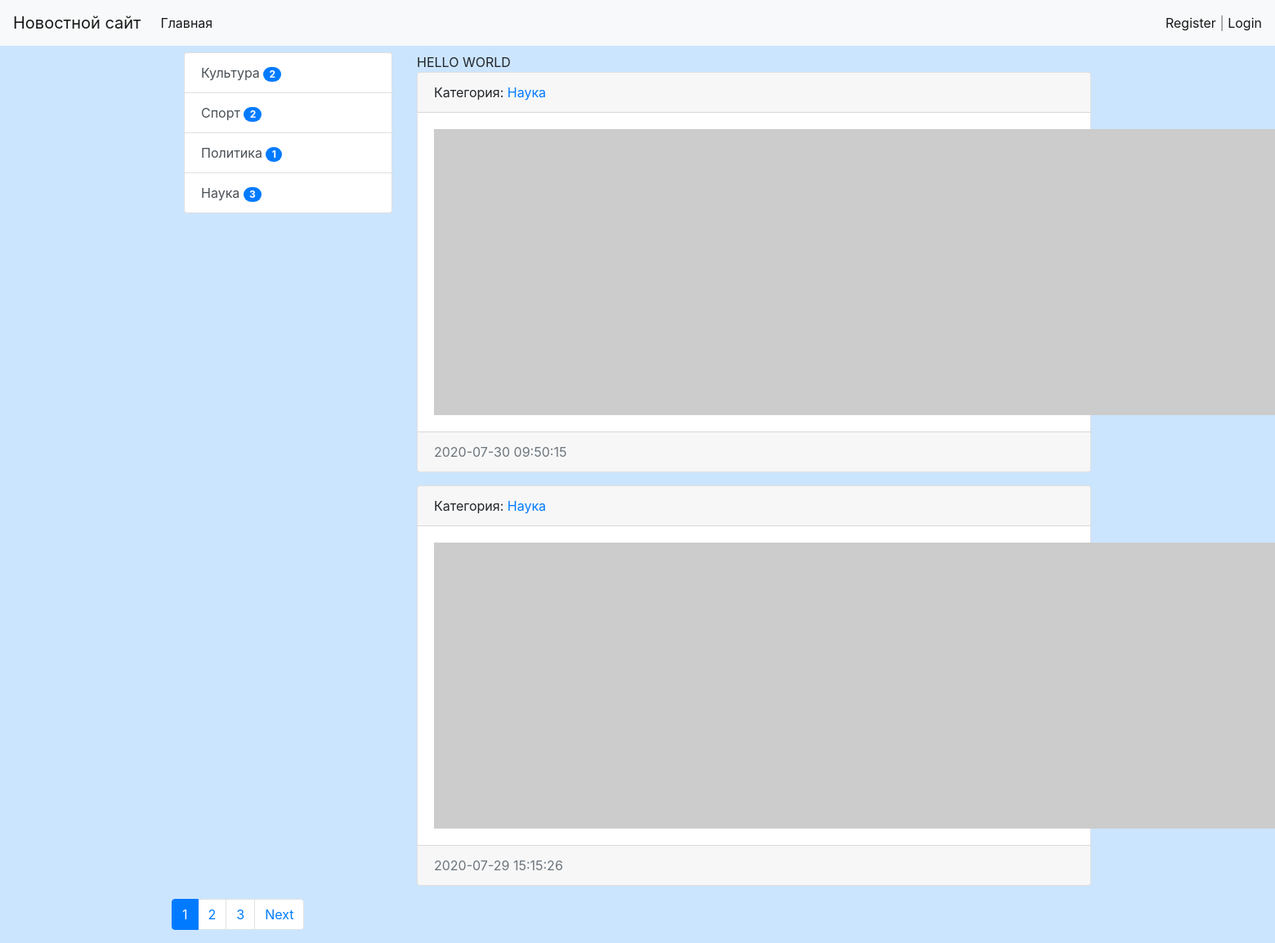
The app's page /, older data.
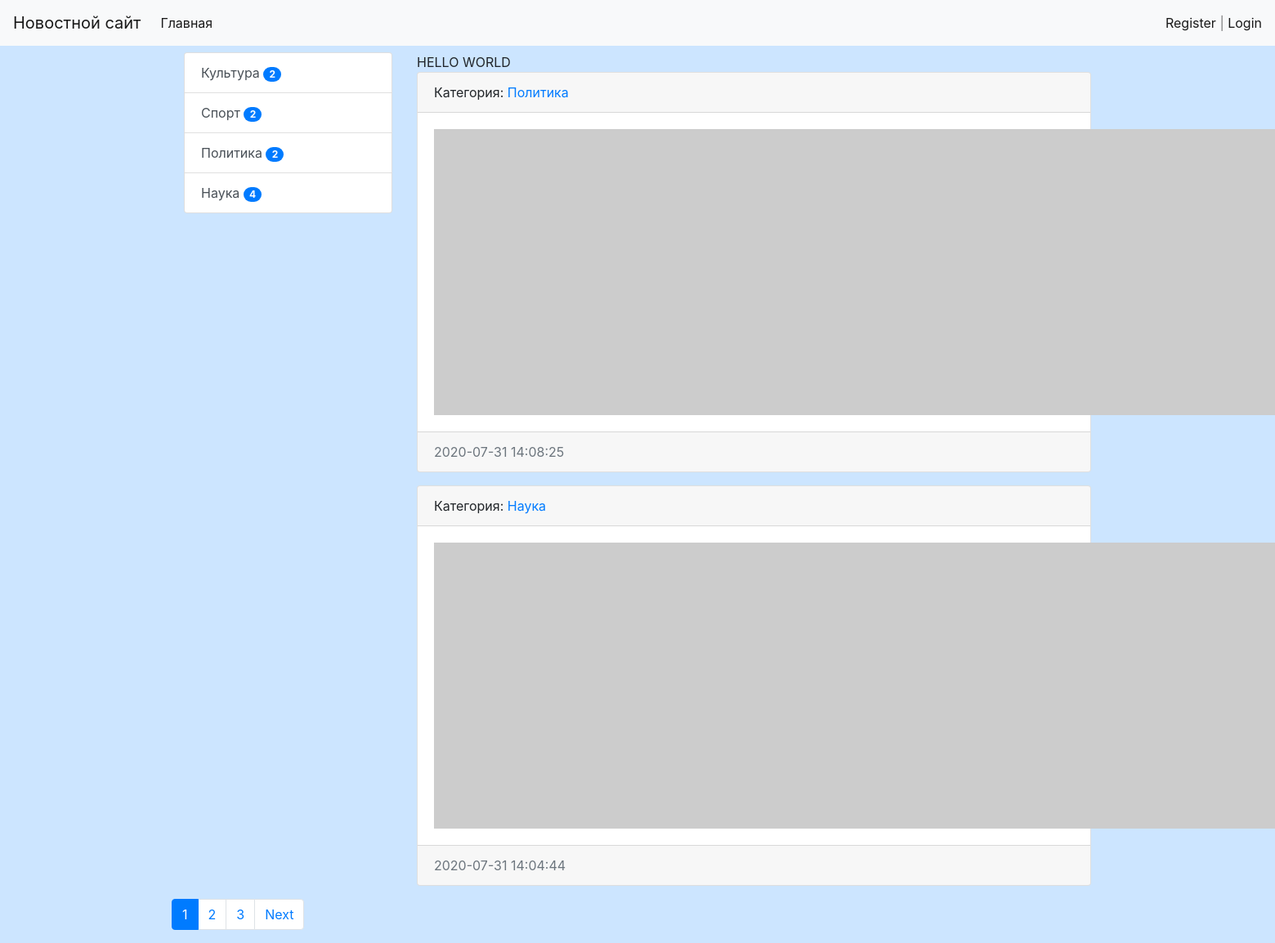
The same page, newer data.
### news/models.py (models this page shows, shortened)
class Category(models.Model):
    title = models.CharField(max_length=150, db_index=True, verbose_name='Наименование категории')
    def get_absolute_url(self):
        return reverse_lazy('category', kwargs={"category_id": self.pk})
    class Meta:
        verbose_name = 'Категория'
        verbose_name_plural = 'Категории'
        ordering = ['title']

class News(models.Model):
    title = models.CharField(max_length=150, verbose_name='Наименование')
    content = models.TextField(blank=True, verbose_name='Контент')
    created_at = models.DateTimeField(auto_now_add=True, verbose_name='Дата публикации')
    update_at = models.DateTimeField(auto_now=True, verbose_name='Обновлено')
    photo = models.ImageField(upload_to='photos/%Y/%m/%d/', verbose_name='Изображение', blank=True)
    is_published = models.BooleanField(default=True, verbose_name='Состояние публикации')
    category = models.ForeignKey('Category', on_delete=models.PROTECT, verbose_name='Категория', related_name='get_news')
    views = models.IntegerField(default=0)
    def get_absolute_url(self):
        return reverse_lazy('view_news', kwargs={"pk": self.pk})
    class Meta:
        verbose_name = 'Новость'
        verbose_name_plural = 'Новости'
        ordering = ['-created_at']

### news/views.py (the view)
# urls.py: path('', HomeNews.as_view(), name='home'),
class HomeNews(MyMixin, ListView):
    model = News
    template_name = 'news/home_news_list.html'
    context_object_name = 'news'
    mixin_prop = 'hello world'
    paginate_by = 2
    def get_context_data(self, *, object_list=None, **kwargs):
        context = super().get_context_data(**kwargs)
        context['title'] = self.get_upper('Главная страница')
        context['mixin_prop'] = self.get_prop()
        return context
    def get_queryset(self):
        return News.objects.filter(is_published=True).select_related('category')

### news/templatetags/news_tags.py (called while the page is built)
@register.inclusion_tag('news/list_categories.html')
def show_categories(arg1='Hello', arg2='world'):
    categories = Category.objects.annotate(cnt=Count('get_news', filter=F('get_news__is_published'))).filter(cnt__gt=0)
    return {"categories": categories, "arg1": arg1, "arg2": arg2}

### news/utils.py (called while the page is built)
    def get_prop(self):
        return self.mixin_prop.upper()

    def get_upper(self, s):
        if isinstance(s, str):
            return s.upper()
        else:
            return s.title.upper()

### news/templates/news/home_news_list.html (shortened to what this page needs)
{% extends 'base.html' %}
{% block sidebar %}
{% include 'inc/_sidebar.html' %}
{% endblock %}
{% block content %}
{{ mixin_prop }}
    {% for item in news %}
    <div class="card mb-3">
        <div class="card-header">
            Категория: <a href="{{ item.category.get_absolute_url }}">{{ item.category.title }}</a>
        </div>
        <div class="card-body">
            <div class="media">
                {% if item.photo %}
                <img src="{{ item.photo.url }}" alt="" width="350" class="mr-3">
                {% else %}
                <img src="https://picsum.photos/id/1060/350/235/?blur=2" alt="" class="mr-3">
                {% endif %}
            </div>
        </div>
        <div class="card-footer text-muted">
            {{ item.created_at|date:"Y-m-d H:i:s" }}
        </div>
    </div>
    {% endfor %}
</div>
{% endblock %}

### templates/base.html (shortened to what this page needs)
{% load static %}
<!doctype html>
<html lang="en">
<head>
    <link rel="stylesheet" href="{% static 'bootstrap/css/bootstrap.min.css' %}">
    <link rel="stylesheet" href="{% static 'css/style.css' %}">
</head>
<body>
{% include 'inc/_nav.html' %}
<div class="container mt-2">
    <div class="row">
        <div class="col-md-3">
            {% block sidebar %}SIDEBAR{% endblock %}
            <div class="col-md-9">
                {% block content %}CONTENT{% endblock %}
                {% if page_obj.has_other_pages %}
                <nav aria-label="...">
                    <ul class="pagination">
                        {% for p in page_obj.paginator.page_range %}
                        {% if page_obj.number == p %}
                        <li class="page-item active" aria-current="page">
                            <a class="page-link" href="?page={{ p }}">{{ p }}<span class="sr-only">(current)</span></a>
                        </li>
                        {% elif p > page_obj.number|add:-3 and p < page_obj.number|add:3 %}
                        <li class="page-item">
                            <a class="page-link" href="?page={{ p }}">{{ p }}</a>
                        </li>
                        {% endif %}
                        {% endfor %}
                        {% if page_obj.has_next %}
                        <li class="page-item">
                            <a class="page-link" href="?page={{ page_obj.next_page_number }}">Next</a>
                        </li>
                        {% endif %}
                    </ul>
                </nav>
                {% endif %}
            </div>
        </div>
</body>
</html>

### templates/inc/_nav.html (shortened to what this page needs)
<nav class="navbar navbar-expand-lg navbar-light bg-light">
  <a class="navbar-brand" href="{% url 'home' %}">Новостной сайт</a>
  <div class="collapse navbar-collapse" id="navbarSupportedContent">
    <ul class="navbar-nav mr-auto">
      <li class="nav-item active">
                <a class="nav-link" href="{% url 'home' %}">Главная<span class="sr-only">(current)</span></a></li>
        </ul>
    <span class="navbar-text">
      {% if request.user.is_authenticated %}
      Добро пожаловать, {{ user.username }} | <a href="{% url 'logout' %}">Выход</a>
      {% else %}
      <a href="{% url 'register' %}">Register</a> | <a href="{% url 'login' %}">Login</a>
      {% endif %}
    </span>
    </div>
</nav>

### templates/inc/_sidebar.html (shortened to what this page needs)
{% load news_tags %}
{% show_categories %}

### news/templates/news/list_categories.html
<div class="list-group">
    {% for item in categories %}
    <a href="{{ item.get_absolute_url }}" class="list-group-item list-group-item-action">{{ item.title }} <span class="badge badge-primary badge-pill">{{ item.cnt }}</span> </a>
    {% endfor %}
</div>
</div>

### testsite/static/css/style.css (style rules this page uses)
body { background-color: #cce5ff; }

Row changes from the older to the newer data that the page shows:
no longer on this page (row edited): News: category "Наука", created_at "2020-07-30 09:50:15"
no longer on this page (row edited): News: category "Наука", created_at "2020-07-29 15:15:26"
computed for Category "Политика": cnt "1" → "2"
computed for Category "Наука": cnt "3" → "4"
added News: category "Политика", created_at "2020-07-31 14:08:25"
added News: category "Наука", created_at "2020-07-31 14:04:44"
